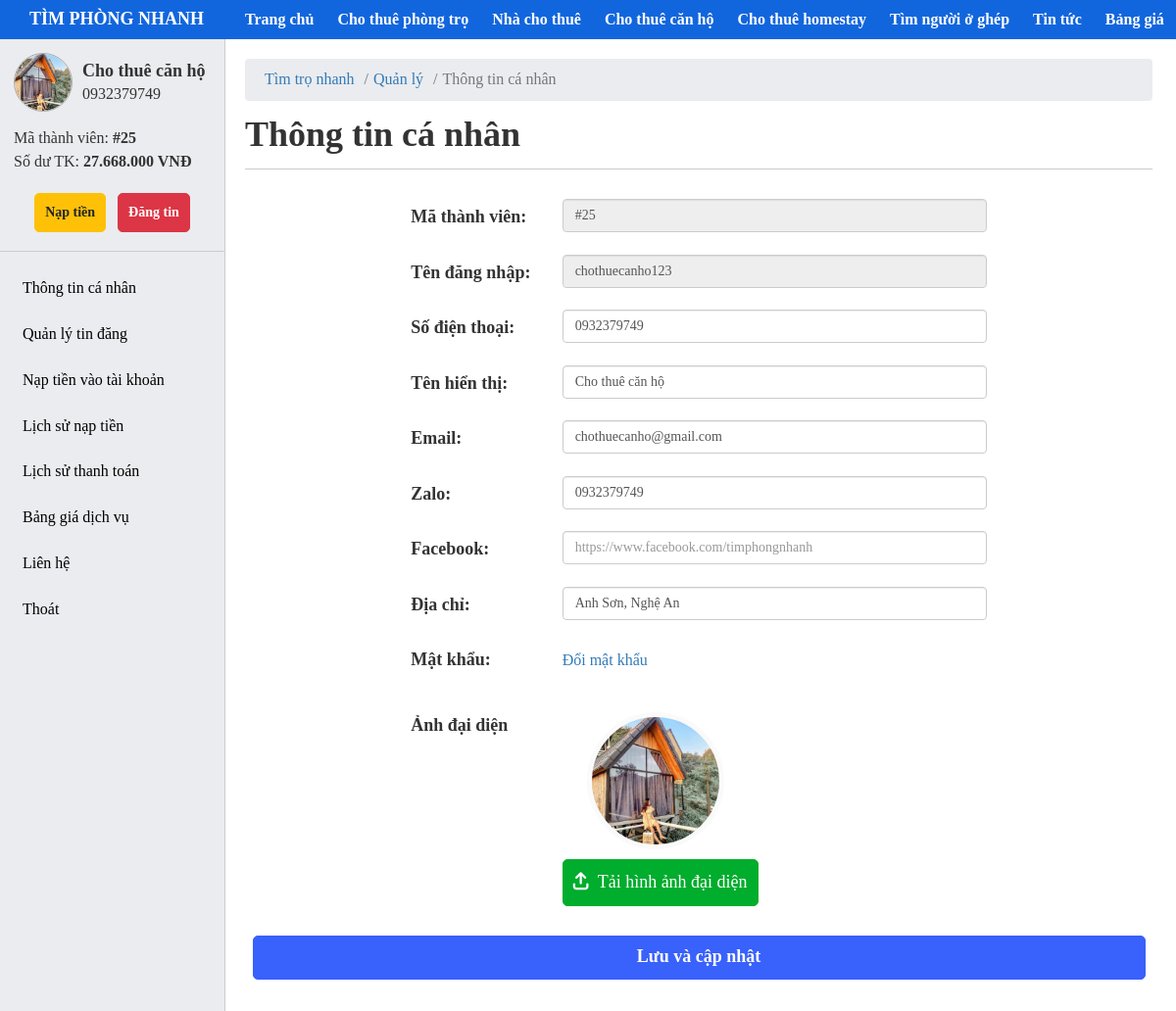
The page /user/personal-page.php (signed in) on the database as committed earlier.
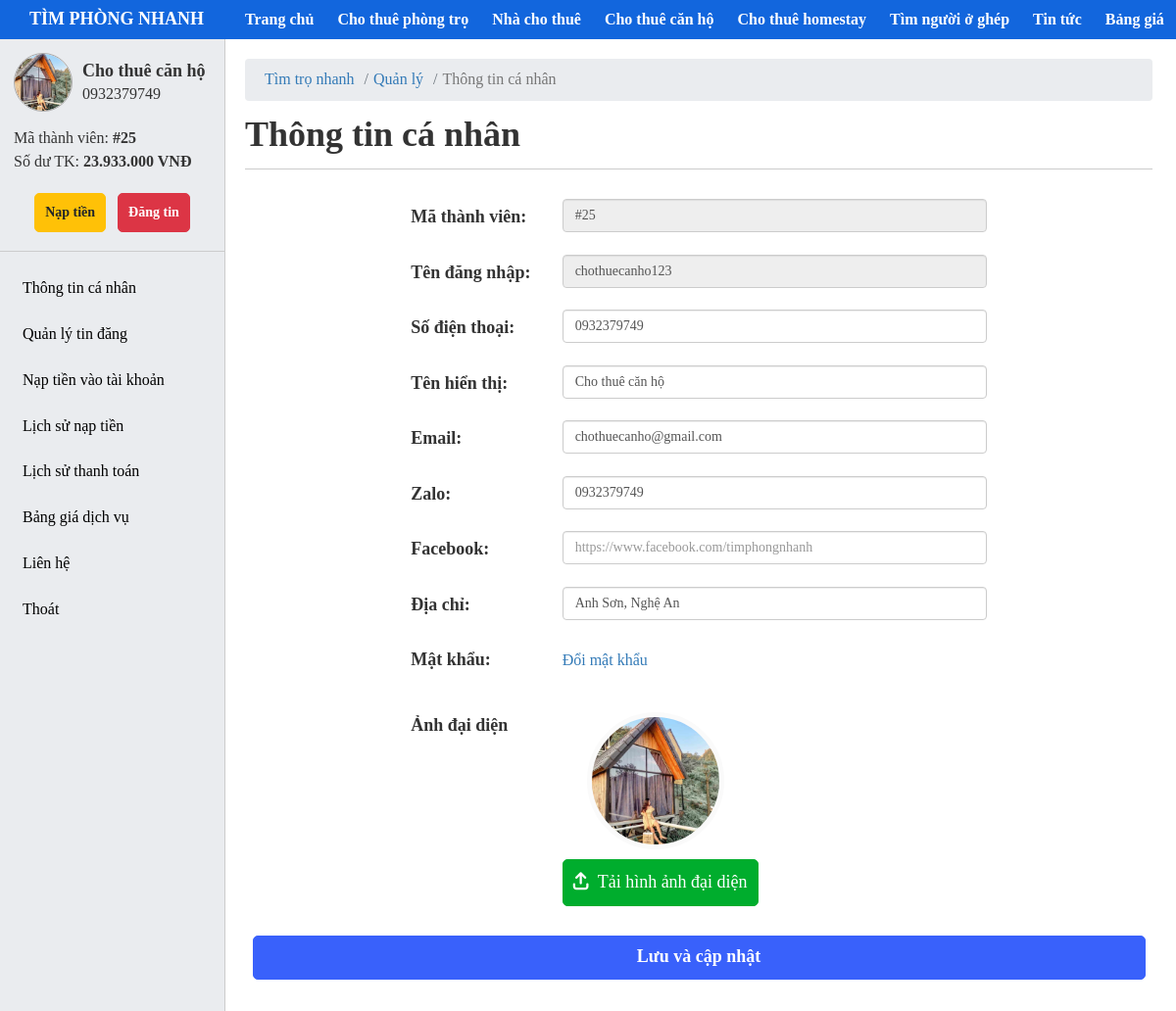
The same page on the database as committed later.
### tables this page shows
CREATE TABLE `tbl_user` (
  `id` bigint(20) NOT NULL,
  `fullname` varchar(255) NOT NULL,
  `username` varchar(255) NOT NULL,
  `password` varchar(255) NOT NULL,
  `email` varchar(255) NOT NULL,
  `phone` varchar(255) NOT NULL,
  `zalo` varchar(255) DEFAULT NULL,
  `address` varchar(255) DEFAULT NULL,
  `facebook` varchar(255) DEFAULT NULL,
  `avatar` varchar(255) DEFAULT NULL COMMENT 'ảnh đại diện',
  `balance` bigint(255) DEFAULT 0 COMMENT 'Số dư',
  `status` tinyint(4) NOT NULL DEFAULT 1 COMMENT 'trạng thái',
  `created_at` timestamp NOT NULL DEFAULT current_timestamp(),
  `created_ad` timestamp NOT NULL DEFAULT current_timestamp()
);

### user/personal-page.php (the view, shortened to what the changed rows need)
<?php
  include '../include/connect.php';
    $id_user = (isset($_SESSION['login']['id']))? $_SESSION['login']['id']:[];
    $queryUser = $conn->prepare("SELECT * FROM tbl_user WHERE status = 1 AND id = :user_id");
    $queryUser-> bindParam(':user_id', $id_user, PDO::PARAM_STR);
    $queryUser->execute();
    $resultsUser = $queryUser->fetch(PDO::FETCH_OBJ);
  ?>
<!DOCTYPE html>
<html lang="en">
<head>
    <?php include('include/link-css.php');?>
</head>
<body>
    <?php include('include/header.php');?>
    <div id="main">
        <?php include('include/sidebar.php');?>
        <div id="main-right">
            <section class="main-right-title">
                <div class="form-title">
                    <h1>Thông tin cá nhân</h1>
                </div>
            </section>
            <form action="" method="post" enctype="multipart/form-data">
                <div class="form-group row search-item mt-5">
                    <div class="col-md-6">
                        <input type="text" readonly class="form-control disable" id="user_id" value="#<?php echo $resultsUser -> id ?>" name = "user_id">
                    </div>
                </div>
                <div class="form-group row search-item">
                    <div class="col-md-6">
                        <input type="text" readonly class="form-control disable" id="user_username" value="<?php echo $resultsUser -> username?>" name = "user_username">
                    </div>
                </div>
                <div class="form-group row search-item">
                    <div class="col-md-6">
                        <input type="phone" class="form-control" id="user_phone" value="<?php echo $resultsUser -> phone?>" name = "user_phone" >
                    </div>
                </div>
                <div class="form-group row search-item">
                    <div class="col-md-6">
                        <input type="text" class="form-control valid" id="user_fullname" name="user_fullname" value="<?php echo $resultsUser -> fullname?>" placeholder="VD: Nguyễn Văn A" aria-invalid="false">
                    </div>
                </div>
                <div class="form-group row search-item">
                    <div class="col-md-6">
                        <input type="email" class="form-control" id="user_email" name="user_email" value="<?php echo $resultsUser -> email?>" placeholder="VD: timphongnhanh@gmail.com">
                    </div>
                </div>
                <div class="form-group row search-item">
                    <div class="col-md-6">
                        <input type="phone" class="form-control" id="user_zalo" name="user_zalo" value="<?php echo $resultsUser -> zalo?>" placeholder="">
                    </div>
                </div>
                <div class="form-group row search-item">
                    <div class="col-md-6">
                        <input type="text" class="form-control" id="user_address" name="user_address" value="<?php echo $resultsUser -> address?>" placeholder="">
                    </div>
                </div>
                <div class="form-group row search-item mt-5 input-file">
                    <div class="col-md-6">
                        <div class="account-avt user-avatar-preview" style=" float: none; background: url(<?php if($resultsUser -> avatar != ""){echo ".".$resultsUser -> avatar;} else{echo 'https://phongtro123.com/images/default-user.png';}?>) center no-repeat; background-size: cover; margin: 0 25px 10px;" id="display-img">
                        </div>
                        <div class="user-avatar-upload clearfix">
                            <div class="input-img" style = "padding: 10px; width: 200px;">
                            </div>
                        </div>
                    </div>
                </div>
            </form>
        </div>
    </div>
</body>
</html>

### user/include/sidebar.php (shortened to what the changed rows need)
<?php
if(isset($_SESSION['login']['id'])){
    $query= $conn -> prepare("SELECT * FROM tbl_user WHERE id = :id");
    $query-> bindParam(':id', $_SESSION['login']['id'], PDO::PARAM_STR);
    $query-> execute();
    $results = $query->fetch(PDO::FETCH_OBJ);
    if($query->rowCount() > 0)
    {
        $id = $results->id;
        $fullname= $results->fullname;
        $phone= $results->phone;
        $avata = $results->avatar;
        $balance = $results->balance;
    }
}
?>
<div id="sidebar">
        <div class="account">
            <div class="account-avt">
                <?php if(strlen($avata) != 0){?>
                    <img src=".<?php echo $avata?>" alt="Avata">
                <?php } else { ?>
                    <img src="../image/default-user.png" alt="Avata">
                <?php } ?>
            </div>
            <div class="account-name">
                <div class="name">
                    <p class="account-fullname"><?php echo  $fullname ?></p>
                    <p class="account-phone"><?php echo  $phone ?></p>
                </div>
            </div>
            <ul>
                <li>
                    <span>Mã thành viên:</span>
                    <span  style = "font-weight: 700">#<?php echo  $id ?></span>
                </li>
                <li>
                    <span>Số dư TK:</span>
                    <span style = "font-weight: 700"><?php echo  number_format($balance,0,",",".")  ?> VNĐ</span>
                </li>
            </ul>
        </div>
    </div>

Rows that differ between the two databases and show on the page:
changed tbl_user "Cho thuê căn hộ": balance "27.668.000" → "23.933.000"
